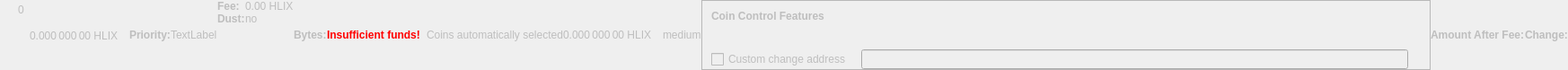
    <widget class="QWidget" name="dummyHideWidget" native="true">
     <property name="enabled">
      <bool>false</bool>
     </property>
     <property name="maximumSize">
      <size>
       <width>100</width>
       <height>22</height>
      </size>
     </property>
     <layout class="QHBoxLayout" name="dummyHideLayout">
      <property name="spacing">
       <number>0</number>
      </property>
      <property name="leftMargin">
       <number>0</number>
      </property>
      <property name="topMargin">
       <number>0</number>
      </property>
      <property name="rightMargin">
       <number>0</number>
      </property>
      <property name="bottomMargin">
       <number>0</number>
      </property>
      <item>
       <layout class="QFormLayout" name="formLayoutCoinControl1">
        <property name="horizontalSpacing">
         <number>10</number>
        </property>
        <property name="verticalSpacing">
         <number>14</number>
        </property>
        <property name="leftMargin">
         <number>10</number>
        </property>
        <property name="topMargin">
         <number>4</number>
        </property>
        <property name="rightMargin">
         <number>6</number>
        </property>
        <item row="0" column="1">
         <widget class="QLabel" name="labelCoinControlBytes">
          <property name="cursor">
           <cursorShape>IBeamCursor</cursorShape>
          </property>
          <property name="contextMenuPolicy">
           <enum>Qt::ActionsContextMenu</enum>
          </property>
          <property name="text">
           <string notr="true">0</string>
          </property>
          <property name="textInteractionFlags">
           <set>Qt::LinksAccessibleByMouse|Qt::TextSelectableByKeyboard|Qt::TextSelectableByMouse</set>
          </property>
         </widget>
        </item>
       </layout>
      </item>
      <item>
       <widget class="QLabel" name="labelCoinControlAfterFee">
        <property name="enabled">
         <bool>false</bool>
        </property>
        <property name="sizePolicy">
         <sizepolicy hsizetype="Fixed" vsizetype="Fixed">
          <horstretch>0</horstretch>
          <verstretch>0</verstretch>
         </sizepolicy>
        </property>
        <property name="minimumSize">
         <size>
          <width>111</width>
          <height>12</height>
         </size>
        </property>
        <property name="maximumSize">
         <size>
          <width>111</width>
          <height>12</height>
         </size>
        </property>
        <property name="cursor">
         <cursorShape>IBeamCursor</cursorShape>
        </property>
        <property name="contextMenuPolicy">
         <enum>Qt::ActionsContextMenu</enum>
        </property>
        <property name="text">
         <string notr="true">0.000 000 00 HLIX</string>
        </property>
        <property name="textInteractionFlags">
         <set>Qt::LinksAccessibleByMouse|Qt::TextSelectableByKeyboard|Qt::TextSelectableByMouse</set>
        </property>
       </widget>
      </item>
      <item>
       <widget class="QLabel" name="labelCoinControlPriorityText">
        <property name="enabled">
         <bool>false</bool>
        </property>
        <property name="font">
         <font>
          <weight>75</weight>
          <bold>true</bold>
         </font>
        </property>
        <property name="text">
         <string>Priority:</string>
        </property>
       </widget>
      </item>
      <item>
       <layout class="QHBoxLayout" name="horizontalLayout">
        <item>
         <widget class="QLabel" name="WarningLabel">
          <property name="text">
           <string>TextLabel</string>
          </property>
         </widget>
        </item>
       </layout>
      </item>
      <item>
       <layout class="QFormLayout" name="formLayoutCoinControl3">
        <property name="horizontalSpacing">
         <number>0</number>
        </property>
        <property name="verticalSpacing">
         <number>0</number>
        </property>
        <property name="leftMargin">
         <number>0</number>
        </property>
        <property name="topMargin">
         <number>0</number>
        </property>
        <property name="rightMargin">
         <number>0</number>
        </property>
        <item row="0" column="0">
         <widget class="QLabel" name="labelCoinControlFeeText">
          <property name="enabled">
           <bool>false</bool>
          </property>
          <property name="font">
           <font>
            <weight>75</weight>
            <bold>true</bold>
           </font>
          </property>
          <property name="text">
           <string>Fee:</string>
          </property>
          <property name="margin">
           <number>0</number>
          </property>
         </widget>
        </item>
        <item row="0" column="1">
         <widget class="QLabel" name="labelCoinControlFee">
          <property name="enabled">
           <bool>false</bool>
          </property>
          <property name="cursor">
           <cursorShape>IBeamCursor</cursorShape>
          </property>
          <property name="contextMenuPolicy">
           <enum>Qt::ActionsContextMenu</enum>
          </property>
          <property name="text">
           <string notr="true">0.00 HLIX</string>
          </property>
          <property name="textInteractionFlags">
           <set>Qt::LinksAccessibleByMouse|Qt::TextSelectableByKeyboard|Qt::TextSelectableByMouse</set>
          </property>
         </widget>
        </item>
        <item row="1" column="0">
         <widget class="QLabel" name="labelCoinControlLowOutputText">
          <property name="enabled">
           <bool>false</bool>
          </property>
          <property name="font">
           <font>
            <weight>75</weight>
            <bold>true</bold>
           </font>
          </property>
          <property name="text">
           <string>Dust:</string>
          </property>
         </widget>
        </item>
        <item row="1" column="1">
         <widget class="QLabel" name="labelCoinControlLowOutput">
          <property name="enabled">
           <bool>false</bool>
          </property>
          <property name="cursor">
           <cursorShape>IBeamCursor</cursorShape>
          </property>
          <property name="contextMenuPolicy">
           <enum>Qt::ActionsContextMenu</enum>
          </property>
          <property name="text">
           <string>no</string>
          </property>
          <property name="textInteractionFlags">
           <set>Qt::LinksAccessibleByMouse|Qt::TextSelectableByKeyboard|Qt::TextSelectableByMouse</set>
          </property>
         </widget>
        </item>
       </layout>
      </item>
      <item>
       <widget class="QLabel" name="labelCoinControlBytesText">
        <property name="enabled">
         <bool>false</bool>
        </property>
        <property name="font">
         <font>
          <weight>75</weight>
          <bold>true</bold>
         </font>
        </property>
        <property name="text">
         <string>Bytes:</string>
        </property>
       </widget>
      </item>
      <item>
       <layout class="QFormLayout" name="formLayoutCoinControl2">
        <property name="horizontalSpacing">
         <number>0</number>
        </property>
        <property name="verticalSpacing">
         <number>0</number>
        </property>
        <property name="leftMargin">
         <number>0</number>
        </property>
        <property name="topMargin">
         <number>0</number>
        </property>
        <property name="rightMargin">
         <number>0</number>
        </property>
       </layout>
      </item>
      <item>
       <layout class="QHBoxLayout" name="horizontalLayoutCoinControl2">
        <property name="spacing">
         <number>0</number>
        </property>
        <property name="bottomMargin">
         <number>0</number>
        </property>
       </layout>
      </item>
      <item>
       <widget class="QLabel" name="labelCoinControlInsuffFunds">
        <property name="enabled">
         <bool>false</bool>
        </property>
        <property name="minimumSize">
         <size>
          <width>0</width>
          <height>0</height>
         </size>
        </property>
        <property name="font">
         <font>
          <weight>75</weight>
          <bold>true</bold>
         </font>
        </property>
        <property name="styleSheet">
         <string notr="true">color:red;font-weight:bold;</string>
        </property>
        <property name="text">
         <string>Insufficient funds!</string>
        </property>
        <property name="margin">
         <number>5</number>
        </property>
       </widget>
      </item>
      <item>
       <layout class="QFormLayout" name="formLayoutCoinControl4">
        <property name="horizontalSpacing">
         <number>0</number>
        </property>
        <property name="verticalSpacing">
         <number>0</number>
        </property>
        <property name="leftMargin">
         <number>0</number>
        </property>
        <property name="topMargin">
         <number>0</number>
        </property>
        <property name="rightMargin">
         <number>0</number>
        </property>
       </layout>
      </item>
      <item>
       <widget class="QLabel" name="labelCoinControlChangeLabel">
        <property name="enabled">
         <bool>false</bool>
        </property>
        <property name="sizePolicy">
         <sizepolicy hsizetype="Preferred" vsizetype="Expanding">
          <horstretch>0</horstretch>
          <verstretch>0</verstretch>
         </sizepolicy>
        </property>
        <property name="minimumSize">
         <size>
          <width>0</width>
          <height>0</height>
         </size>
        </property>
        <property name="text">
         <string/>
        </property>
        <property name="margin">
         <number>3</number>
        </property>
       </widget>
      </item>
      <item>
       <widget class="QLabel" name="labelCoinControlAutomaticallySelected">
        <property name="enabled">
         <bool>false</bool>
        </property>
        <property name="sizePolicy">
         <sizepolicy hsizetype="Fixed" vsizetype="Fixed">
          <horstretch>0</horstretch>
          <verstretch>0</verstretch>
         </sizepolicy>
        </property>
        <property name="minimumSize">
         <size>
          <width>0</width>
          <height>0</height>
         </size>
        </property>
        <property name="maximumSize">
         <size>
          <width>240</width>
          <height>16777215</height>
         </size>
        </property>
        <property name="text">
         <string>Coins automatically selected</string>
        </property>
        <property name="margin">
         <number>5</number>
        </property>
       </widget>
      </item>
      <item>
       <widget class="QLabel" name="labelCoinControlChange">
        <property name="enabled">
         <bool>false</bool>
        </property>
        <property name="sizePolicy">
         <sizepolicy hsizetype="Fixed" vsizetype="Fixed">
          <horstretch>0</horstretch>
          <verstretch>0</verstretch>
         </sizepolicy>
        </property>
        <property name="minimumSize">
         <size>
          <width>111</width>
          <height>0</height>
         </size>
        </property>
        <property name="maximumSize">
         <size>
          <width>111</width>
          <height>16777215</height>
         </size>
        </property>
        <property name="cursor">
         <cursorShape>IBeamCursor</cursorShape>
        </property>
        <property name="contextMenuPolicy">
         <enum>Qt::ActionsContextMenu</enum>
        </property>
        <property name="text">
         <string notr="true">0.000 000 00 HLIX</string>
        </property>
        <property name="textInteractionFlags">
         <set>Qt::LinksAccessibleByMouse|Qt::TextSelectableByKeyboard|Qt::TextSelectableByMouse</set>
        </property>
       </widget>
      </item>
      <item>
       <widget class="QLabel" name="labelCoinControlPriority">
        <property name="enabled">
         <bool>false</bool>
        </property>
        <property name="cursor">
         <cursorShape>IBeamCursor</cursorShape>
        </property>
        <property name="contextMenuPolicy">
         <enum>Qt::ActionsContextMenu</enum>
        </property>
        <property name="text">
         <string>medium</string>
        </property>
        <property name="textInteractionFlags">
         <set>Qt::LinksAccessibleByMouse|Qt::TextSelectableByKeyboard|Qt::TextSelectableByMouse</set>
        </property>
       </widget>
      </item>
      <item>
       <widget class="QFrame" name="frameCoinControl">
        <property name="sizePolicy">
         <sizepolicy hsizetype="Expanding" vsizetype="Expanding">
          <horstretch>0</horstretch>
          <verstretch>0</verstretch>
         </sizepolicy>
        </property>
        <property name="maximumSize">
         <size>
          <width>16777215</width>
          <height>16777215</height>
         </size>
        </property>
        <property name="frameShape">
         <enum>QFrame::StyledPanel</enum>
        </property>
        <property name="frameShadow">
         <enum>QFrame::Sunken</enum>
        </property>
        <layout class="QVBoxLayout" name="verticalLayoutCoinControl2_2">
         <property name="spacing">
          <number>0</number>
         </property>
         <property name="leftMargin">
          <number>0</number>
         </property>
         <property name="topMargin">
          <number>0</number>
         </property>
         <property name="rightMargin">
          <number>0</number>
         </property>
         <property name="bottomMargin">
          <number>0</number>
         </property>
         <item>
          <layout class="QVBoxLayout" name="verticalLayoutCoinControl" stretch="0,0,0,1">
           <property name="spacing">
            <number>0</number>
           </property>
           <property name="leftMargin">
            <number>10</number>
           </property>
           <property name="topMargin">
            <number>10</number>
           </property>
           <item>
            <layout class="QHBoxLayout" name="horizontalLayoutCoinControl1">
             <property name="bottomMargin">
              <number>15</number>
             </property>
             <item>
              <widget class="QLabel" name="labelCoinControlFeatures">
               <property name="enabled">
                <bool>false</bool>
               </property>
               <property name="sizePolicy">
                <sizepolicy hsizetype="Preferred" vsizetype="Maximum">
                 <horstretch>0</horstretch>
                 <verstretch>0</verstretch>
                </sizepolicy>
               </property>
               <property name="font">
                <font>
                 <weight>75</weight>
                 <bold>true</bold>
                </font>
               </property>
               <property name="styleSheet">
                <string notr="true">font-weight:bold;</string>
               </property>
               <property name="text">
                <string>Coin Control Features</string>
               </property>
              </widget>
             </item>
            </layout>
           </item>
           <item>
            <widget class="QWidget" name="widgetCoinControl" native="true">
             <property name="sizePolicy">
              <sizepolicy hsizetype="Preferred" vsizetype="Preferred">
               <horstretch>0</horstretch>
               <verstretch>0</verstretch>
              </sizepolicy>
             </property>
             <property name="minimumSize">
              <size>
               <width>0</width>
               <height>0</height>
              </size>
             </property>
             <property name="styleSheet">
              <string notr="true"/>
             </property>
             <layout class="QHBoxLayout" name="horizontalLayoutCoinControl5_2">
              <property name="leftMargin">
               <number>0</number>
              </property>
              <property name="topMargin">
               <number>0</number>
              </property>
              <property name="rightMargin">
               <number>0</number>
              </property>
              <property name="bottomMargin">
               <number>0</number>
              </property>
              <item>
               <layout class="QHBoxLayout" name="horizontalLayoutCoinControl3">
                <property name="spacing">
                 <number>20</number>
                </property>
                <property name="topMargin">
                 <number>0</number>
                </property>
                <property name="bottomMargin">
                 <number>10</number>
                </property>
               </layout>
              </item>
             </layout>
            </widget>
           </item>
           <item>
            <layout class="QHBoxLayout" name="horizontalLayoutCoinControl4" stretch="0,0,0">
             <property name="spacing">
              <number>12</number>
             </property>
             <property name="sizeConstraint">
              <enum>QLayout::SetDefaultConstraint</enum>
             </property>
             <property name="topMargin">
              <number>5</number>
             </property>
             <property name="rightMargin">
              <number>5</number>
             </property>
             <item>
              <widget class="QCheckBox" name="checkBoxCoinControlChange">
               <property name="enabled">
                <bool>false</bool>
               </property>
               <property name="toolTip">
                <string>If this is activated, but the change address is empty or invalid, change will be sent to a newly generated address.</string>
               </property>
               <property name="text">
                <string>Custom change address</string>
               </property>
              </widget>
             </item>
             <item>
              <widget class="QValidatedLineEdit" name="lineEditCoinControlChange">
               <property name="enabled">
                <bool>false</bool>
               </property>
               <property name="sizePolicy">
                <sizepolicy hsizetype="Expanding" vsizetype="Fixed">
                 <horstretch>0</horstretch>
                 <verstretch>0</verstretch>
                </sizepolicy>
               </property>
              </widget>
             </item>
             <item>
              <widget class="QLabel" name="labelCoinControlChangeLabel_2">
               <property name="sizePolicy">
                <sizepolicy hsizetype="Preferred" vsizetype="Expanding">
                 <horstretch>0</horstretch>
                 <verstretch>0</verstretch>
                </sizepolicy>
               </property>
               <property name="minimumSize">
                <size>
                 <width>0</width>
                 <height>0</height>
                </size>
               </property>
               <property name="text">
                <string/>
               </property>
               <property name="margin">
                <number>3</number>
               </property>
              </widget>
             </item>
            </layout>
           </item>
           <item>
            <spacer name="verticalSpacerCoinControl">
             <property name="orientation">
              <enum>Qt::Vertical</enum>
             </property>
             <property name="sizeHint" stdset="0">
              <size>
               <width>800</width>
               <height>1</height>
              </size>
             </property>
            </spacer>
           </item>
          </layout>
         </item>
        </layout>
       </widget>
      </item>
      <item>
       <widget class="QLabel" name="labelCoinControlAfterFeeText">
        <property name="enabled">
         <bool>false</bool>
        </property>
        <property name="minimumSize">
         <size>
          <width>0</width>
          <height>0</height>
         </size>
        </property>
        <property name="maximumSize">
         <size>
          <width>16777215</width>
          <height>16777215</height>
         </size>
        </property>
        <property name="font">
         <font>
          <weight>75</weight>
          <bold>true</bold>
         </font>
        </property>
        <property name="text">
         <string>Amount After Fee:</string>
        </property>
        <property name="alignment">
         <set>Qt::AlignLeading|Qt::AlignLeft|Qt::AlignVCenter</set>
        </property>
        <property name="margin">
         <number>0</number>
        </property>
       </widget>
      </item>
      <item>
       <widget class="QLabel" name="labelCoinControlChangeText">
        <property name="enabled">
         <bool>false</bool>
        </property>
        <property name="sizePolicy">
         <sizepolicy hsizetype="Preferred" vsizetype="Preferred">
          <horstretch>0</horstretch>
          <verstretch>0</verstretch>
         </sizepolicy>
        </property>
        <property name="minimumSize">
         <size>
          <width>0</width>
          <height>0</height>
         </size>
        </property>
        <property name="maximumSize">
         <size>
          <width>16777215</width>
          <height>16777215</height>
         </size>
        </property>
        <property name="font">
         <font>
          <weight>75</weight>
          <bold>true</bold>
         </font>
        </property>
        <property name="text">
         <string>Change:</string>
        </property>
        <property name="alignment">
         <set>Qt::AlignLeading|Qt::AlignLeft|Qt::AlignVCenter</set>
        </property>
       </widget>
      </item>
     </layout>
    </widget>
